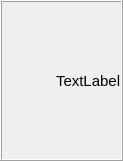
<?xml version="1.0" encoding="UTF-8"?>
<ui version="4.0">
 <class>MP4Node</class>
 <widget class="QWidget" name="MP4Node">
  <property name="geometry">
   <rect>
    <x>0</x>
    <y>0</y>
    <width>107</width>
    <height>161</height>
   </rect>
  </property>
  <property name="sizePolicy">
   <sizepolicy hsizetype="Preferred" vsizetype="Preferred">
    <horstretch>0</horstretch>
    <verstretch>0</verstretch>
   </sizepolicy>
  </property>
  <property name="windowTitle">
   <string>Form</string>
  </property>
  <property name="styleSheet">
   <string notr="true">QPushButton{
background : transparent;
border : none;
background-image : url(&quot;:/images/delete_1.png&quot;);
background-repeat : no-repeat;
background-position : center;
}
QPushButton:hover{
background-image : url(&quot;:/images/delete_3.png&quot;);
background-repeat : no-repeat;
background-position : center;
}
QPushButton:pressed{
background-image : url(&quot;:/images/delete_2.png&quot;);
background-repeat : no-repeat;
background-position : center
}</string>
  </property>
  <layout class="QVBoxLayout" name="verticalLayout">
   <property name="leftMargin">
    <number>0</number>
   </property>
   <property name="topMargin">
    <number>0</number>
   </property>
   <property name="rightMargin">
    <number>0</number>
   </property>
   <property name="bottomMargin">
    <number>0</number>
   </property>
   <item>
    <widget class="QFrame" name="frame">
     <property name="frameShape">
      <enum>QFrame::Shape::Box</enum>
     </property>
     <property name="frameShadow">
      <enum>QFrame::Shadow::Raised</enum>
     </property>
     <layout class="QHBoxLayout" name="horizontalLayout">
      <property name="spacing">
       <number>4</number>
      </property>
      <property name="leftMargin">
       <number>0</number>
      </property>
      <property name="topMargin">
       <number>0</number>
      </property>
      <property name="rightMargin">
       <number>0</number>
      </property>
      <property name="bottomMargin">
       <number>0</number>
      </property>
      <item>
       <widget class="QPushButton" name="RemoveSongFromLists">
        <property name="minimumSize">
         <size>
          <width>50</width>
          <height>50</height>
         </size>
        </property>
        <property name="maximumSize">
         <size>
          <width>50</width>
          <height>50</height>
         </size>
        </property>
        <property name="text">
         <string/>
        </property>
        <property name="iconSize">
         <size>
          <width>20</width>
          <height>20</height>
         </size>
        </property>
       </widget>
      </item>
      <item>
       <widget class="QLabel" name="SongNameLabel">
        <property name="font">
         <font>
          <pointsize>11</pointsize>
         </font>
        </property>
        <property name="text">
         <string>TextLabel</string>
        </property>
       </widget>
      </item>
     </layout>
    </widget>
   </item>
  </layout>
 </widget>
 <resources/>
 <connections/>
</ui>
